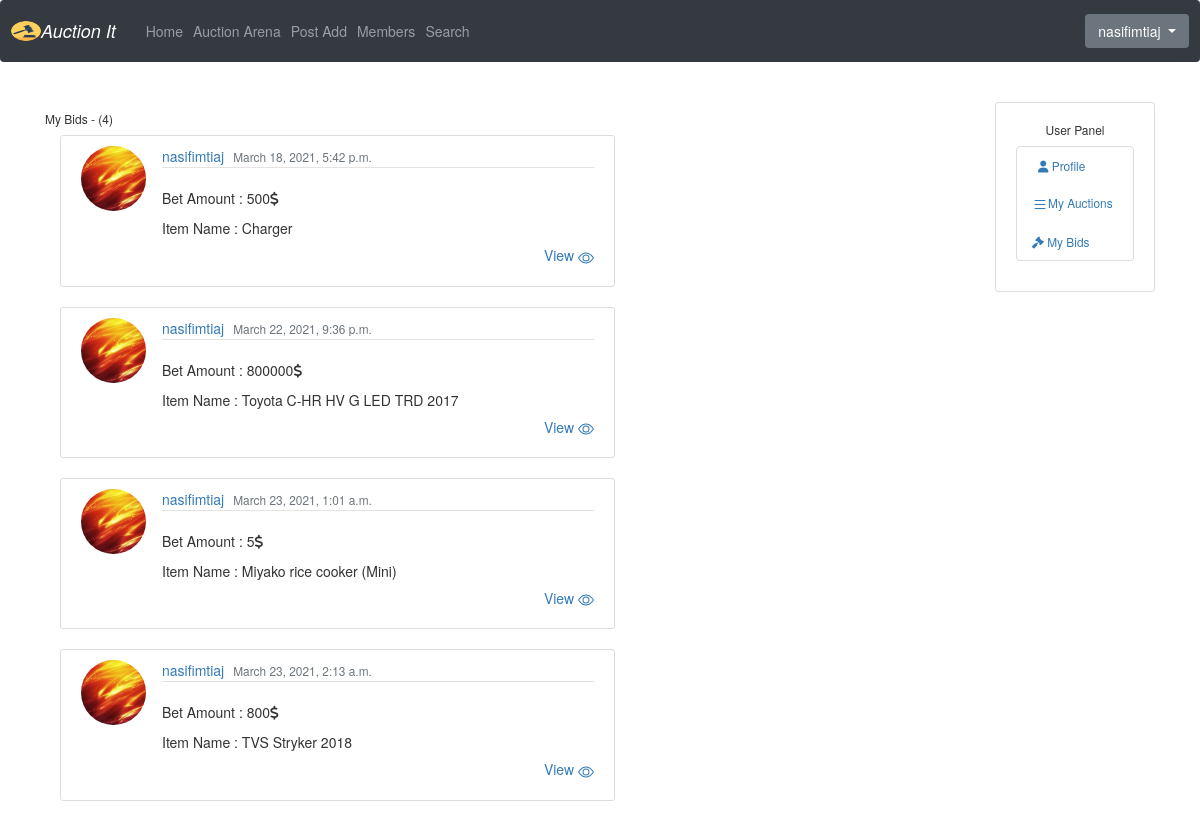
The app's page /my_bets/ (signed in) with its own data.
### users/models.py (models this page shows, shortened)
class Profile(models.Model):
    user = models.OneToOneField(User, on_delete=models.CASCADE)
    image = models.ImageField(default='default.jpg', upload_to='profile_pics')
    full_name = models.CharField(default='@Example_name', max_length=100)
    phone_number =  models.TextField(default='@Example_045978346')
    address = models.TextField(default='@Example_13-65 new jersey')
    last_active = models.DateTimeField(blank=True, null=True)
    bio = models.TextField(default='You bio')
    @property
    def update_last_active(self):
        self.last_active = timezone.now()
        self.save()
        return self.user.username
    def save(self, *args, **kwargs):
        super().save(*args, **kwargs)
        img = Image.open(self.image.path)
        if img.height > 200 or img.width > 200:
            output_size = (200, 200)
            img.thumbnail(output_size)
            img.save(self.image.path)

### core/models.py (models this page shows, shortened)
class Bets(models.Model):
    item = models.ForeignKey(AuctionItem,on_delete=models.CASCADE)
    better = models.ForeignKey(User, on_delete=models.CASCADE)
    amount = models.IntegerField()
    is_accepted = models.BooleanField(default=False)
    betted_time = models.DateTimeField(default=timezone.now)
    accepted_time = models.DateTimeField(blank=True, null=True)
    class Meta:
        unique_together = ('item', 'better')
        verbose_name = 'Bet'
        verbose_name_plural = 'Bets'

class AuctionItem(models.Model):
    name = models.CharField(max_length=50)
    owner = models.ForeignKey(User, on_delete=models.CASCADE)
    category = models.ForeignKey(Category, on_delete=models.CASCADE)
    date_posted = models.DateTimeField(default=timezone.now)
    is_sold = models.BooleanField(default=False)
    location = models.ForeignKey(Location, on_delete=models.CASCADE)
    color = models.CharField(max_length=50)
    model = models.CharField(max_length=50)
    description = models.TextField()
    def __str__(self):
        return self.name

### center/views.py (the view)
# urls.py: path('my_bets/', UserBetsListView.as_view(), name='my_bets'),
class UserBetsListView(ListView):
    template_name = 'center/my_bets.html'
    model = Bets
    context_object_name = 'bets'
    def get_context_data(self, **kwargs):
        context = super().get_context_data(**kwargs)
        context.update({
        'bets': Bets.objects.filter(better=self.request.user)
        })
        return context
    ordering = ['-betted_time']
    paginate_by = 5
    def get_queryset(self):
        return Bets.objects.filter(better=self.request.user)

### center/templates/center/my_bets.html (shortened to what this page needs)
{% extends 'center/base.html' %}
    {% block content %}
  <h6 class="mb-6">My Bids - {{ view.kwargs.username }} ({{ page_obj.paginator.count }})</h6>
    <div class="container" >
         {% for bet in bets %}
            <article  class="media content-section" style="width:50%">
                <img  src="{{ bet.better.profile.image.url }}" class="rounded-circle article-img">
                <div class="media-body">
                     <div class="article-metadata">
                  <a class="mr-2" href="#">{{ bet.better }}</a>
                     <small class="text-muted">{{ bet.betted_time }}</small>
                </div>
                <p class="article-content">Bet Amount : {{ bet.amount }}<i class="fa fa-dollar"></i></p>
               <p class="article-content">Item Name : {{ bet.item }}</p>
                <a href="{% url 'center:detail_product' bet.item.id %}" > <h5 align="right"> View
                    </h5></a>
                </div>
            </article>
        {% endfor %}
    </div>
    {% endblock %}

### templates/base.html (shortened to what this page needs)
 {% load static %}
<!DOCTYPE html>
<html lang="en">
<head>
    <link href="https://maxcdn.bootstrapcdn.com/font-awesome/4.3.0/css/font-awesome.min.css" rel="stylesheet">
    <link href="https://maxcdn.bootstrapcdn.com/font-awesome/4.7.0/css/font-awesome.min.css" rel="stylesheet">
<link rel="stylesheet" href="path/to/font-awesome/css/font-awesome.min.css">
        <link href="https://unpkg.com/filepond/dist/filepond.css" rel="stylesheet" />
      <link rel="stylesheet" type="text/css" href="{% static 'css/style.css' %}"/>
    <link rel="stylesheet" href="https://stackpath.bootstrapcdn.com/bootstrap/4.4.1/css/bootstrap.min.css"
>
</head>
<body>
    <nav class="navbar navbar-expand-lg navbar-dark bg-dark">
      <a class="navbar-brand" href="{% url 'core:home' %}">
          <div class="row">
               <img class="rounded-circle" src="{% static 'my_file/auction.png' %}" width="30" height="20" alt="Image">
              <p style="font-style: italic;">Auction It</p>
          </div>
         </a>
      <div class="collapse navbar-collapse" id="navbarNav">
        <ul class="navbar-nav">
          <li class="nav-item {{ home_nav }}">
            <a class="nav-link" href="{% url 'core:home' %}">Home</a>
          </li>
            {% if user.is_authenticated %}
                <li class="nav-item {{ on_auction_nav }}">
                <a class="nav-link" href="{% url 'center:on_auction' %}">Auction Arena</a>
              </li>
                <li class="nav-item {{ create_product_nav }}">
                <a class="nav-link" href="{% url 'center:create_product' %}">Post Add</a>
              </li>
            <li class="nav-item {{ members_nav }}">
                <a class="nav-link" href="{% url 'core:members' %}">Members</a>
              </li>
            <li class="nav-item {{ search_nav }}">
                <a class="nav-link" href="/search">Search</a>
              </li>
            {% endif %}
        </ul>
      </div>
      <div >
        <ul class="navbar-nav ml-auto">
            {% if user.is_authenticated %}
                 <div class="dropdown" >
                      <button class="btn btn-secondary dropdown-toggle" type="button" id="dropdownMenuButton" data-toggle="dropdown" aria-haspopup="true" aria-expanded="false">
                       {{user.profile.update_last_active}}
                      </button>
                </div>
                {% else %}
                   <p><a href="/login"> Login</a> / <a href="/register"> Register</a> </p>
                {% endif %}
        </ul>
    </div>
    </nav>
    <br/>
<main role="main" class="container">
      <div class="row">
        <div class="col-md-10">
          {% block content %}
            {% endblock %}
        </div>
           {% if user.is_authenticated %}
                    <div class="col-md-2" >
                      <div class="content-section"algin="right">
                        <h6 align="center">User Panel</h6>
                          <ul class="list-group">
                           <small> <li class="list-group-item list-group-item-light"> <a class="mr-2" href="{% url 'center:user_profile' user.id %}">   <i class="fa fa-user" aria-hidden="true" style="margin-left: 6px;"></i> Profile</a></li>
                            <li class="list-group-item list-group-item-light"> <a  href="{% url 'center:my_items' %}"></i>My Auctions</a></li>
                            <li class="list-group-item list-group-item-light"><a  href="{% url 'center:my_bets' %}"><i class="fa fa-gavel" aria-hidden="true"></i> My Bids</a></li></small>
                          </ul>
                      </div>
                    </div>
            {% endif%}
      </div>
    </main>
    <link rel="stylesheet" href="https://maxcdn.bootstrapcdn.com/bootstrap/3.4.1/css/bootstrap.min.css">
</body>
</html>

### static/css/style.css (style rules this page uses)
body { background: #fafafa; color: #333333; margin-top: 5rem; }
h1, h2, h3, h4, h5, h6 { color: #444444; }
ul { margin: 0; }
.content-section { background: #ffffff; padding: 10px 20px; border: 1px solid #dddddd; border-radius: 3px; margin-bottom: 20px; }
.article-content { white-space: pre-line; }
.article-img { height: 65px; width: 65px; margin-right: 16px; }
.article-metadata { padding-bottom: 1px; margin-bottom: 4px; border-bottom: 1px solid #e3e3e3 }

### records on screen
Bets: better.profile.image (picture), better "nasifimtiaj", betted_time "March 18, 2021, 5:42 p.m.", amount "500", item "Charger"
Bets: better.profile.image (picture), better "nasifimtiaj", betted_time "March 22, 2021, 9:36 p.m.", amount "800000", item "Toyota C-HR HV G LED TRD 2017"
Bets: better.profile.image (picture), better "nasifimtiaj", betted_time "March 23, 2021, 1:01 a.m.", amount "5", item "Miyako rice cooker (Mini)"
Bets: better.profile.image (picture), better "nasifimtiaj", betted_time "March 23, 2021, 2:13 a.m.", amount "800", item "TVS Stryker 2018"

### other values on screen
{{ user.profile.update_last_active }} "nasifimtiaj"
{{ page_obj.paginator.count }} "4"
